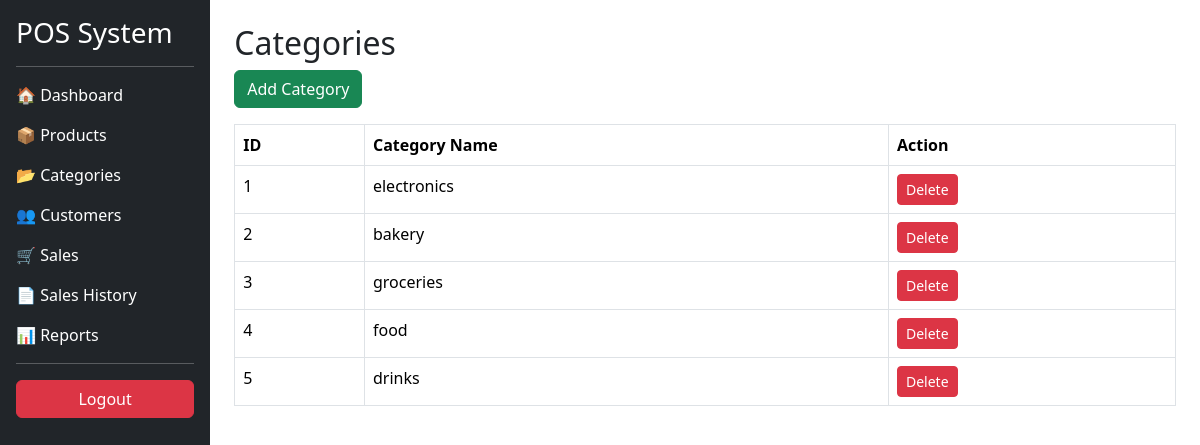
Page /categories/ on the committed database.
### products/models.py (models this page shows, shortened)
class Category(models.Model):
    name = models.CharField(max_length=100)

### products/views.py (the view)
def category_list(request):
    categories = Category.objects.all()
    return render(
        request,
        "category_list.html",
        {
            "categories": categories
        }
    )

### templates/category_list.html
{% extends "base.html" %}
{% block content %}
<h2>Categories</h2>
<a href="{% url 'add_category' %}" class="btn btn-success mb-3">
    Add Category
</a>
<table class="table table-bordered">
<tr>
    <th>ID</th>
    <th>Category Name</th>
    <th>Action</th>
</tr>
{% for category in categories %}
<tr>
    <td>{{ category.id }}</td>
    <td>{{ category.name }}</td>
    <td>
        <a href="{% url 'delete_category' category.id %}"
           class="btn btn-danger btn-sm"
           onclick="return confirm('Delete this category?');">
            Delete
        </a>
    </td>
</tr>
{% empty %}
<tr>
    <td colspan="3">
        No categories available
    </td>
</tr>
{% endfor %}
</table>
{% endblock %}

### rows in the picture
Category: id "1", name "electronics"
Category: id "2", name "bakery"
Category: id "3", name "groceries"
Category: id "4", name "food"
Category: id "5", name "drinks"
